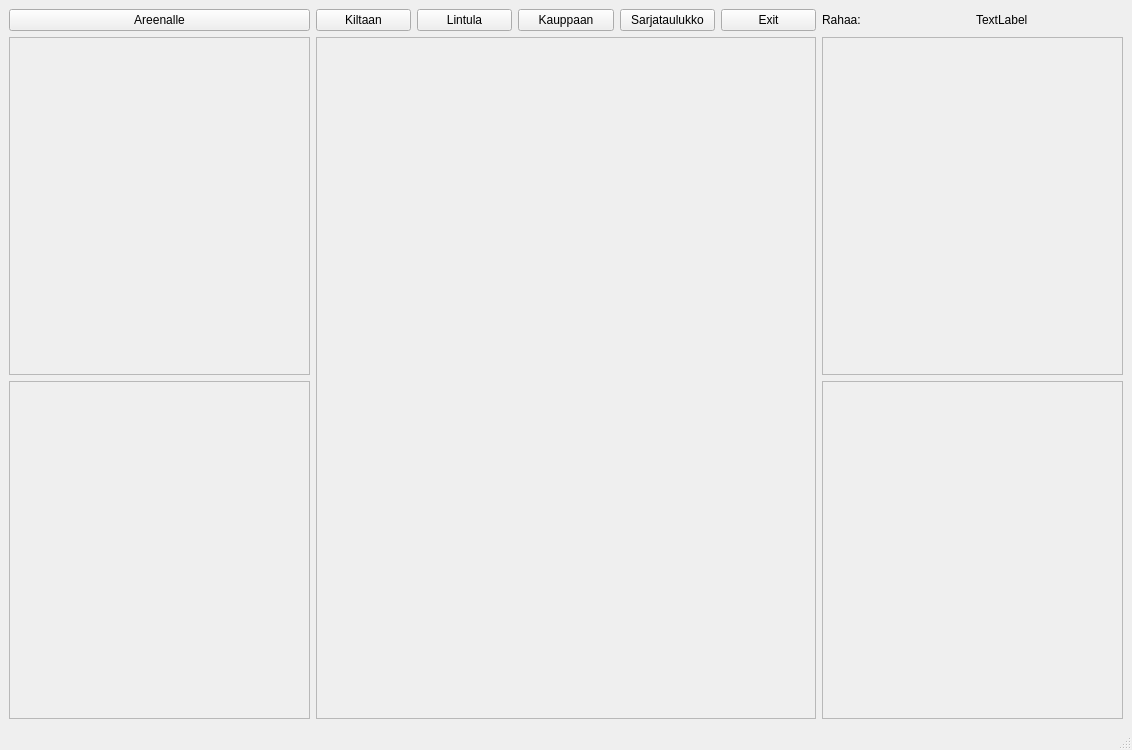
<?xml version="1.0" encoding="UTF-8"?>
<ui version="4.0">
 <class>MainWindow</class>
 <widget class="QMainWindow" name="MainWindow">
  <property name="geometry">
   <rect>
    <x>0</x>
    <y>0</y>
    <width>1132</width>
    <height>750</height>
   </rect>
  </property>
  <property name="windowTitle">
   <string>AreenaPippeli</string>
  </property>
  <widget class="QWidget" name="centralwidget">
   <layout class="QGridLayout" name="gridLayout_2">
    <item row="0" column="0">
     <layout class="QGridLayout" name="gridLayout">
      <item row="1" column="1" rowspan="2">
       <widget class="QFrame" name="keskiWidget">
        <property name="minimumSize">
         <size>
          <width>500</width>
          <height>0</height>
         </size>
        </property>
        <property name="frameShape">
         <enum>QFrame::StyledPanel</enum>
        </property>
        <property name="frameShadow">
         <enum>QFrame::Raised</enum>
        </property>
       </widget>
      </item>
      <item row="1" column="2">
       <widget class="myQFrame" name="pleb3">
        <property name="minimumSize">
         <size>
          <width>300</width>
          <height>250</height>
         </size>
        </property>
        <property name="frameShape">
         <enum>QFrame::StyledPanel</enum>
        </property>
        <property name="frameShadow">
         <enum>QFrame::Sunken</enum>
        </property>
       </widget>
      </item>
      <item row="2" column="0">
       <widget class="myQFrame" name="pleb2">
        <property name="minimumSize">
         <size>
          <width>300</width>
          <height>250</height>
         </size>
        </property>
        <property name="frameShape">
         <enum>QFrame::StyledPanel</enum>
        </property>
        <property name="frameShadow">
         <enum>QFrame::Sunken</enum>
        </property>
       </widget>
      </item>
      <item row="2" column="2">
       <widget class="myQFrame" name="pleb4">
        <property name="minimumSize">
         <size>
          <width>300</width>
          <height>250</height>
         </size>
        </property>
        <property name="frameShape">
         <enum>QFrame::StyledPanel</enum>
        </property>
        <property name="frameShadow">
         <enum>QFrame::Sunken</enum>
        </property>
       </widget>
      </item>
      <item row="0" column="1">
       <layout class="QHBoxLayout" name="horizontalLayout">
        <item>
         <widget class="QPushButton" name="kilta">
          <property name="text">
           <string>Kiltaan</string>
          </property>
         </widget>
        </item>
        <item>
         <widget class="QPushButton" name="lintulaButton">
          <property name="text">
           <string>Lintula</string>
          </property>
         </widget>
        </item>
        <item>
         <widget class="QPushButton" name="pushButton">
          <property name="text">
           <string>Kauppaan</string>
          </property>
         </widget>
        </item>
        <item>
         <widget class="QPushButton" name="sarjaButton">
          <property name="text">
           <string>Sarjataulukko</string>
          </property>
         </widget>
        </item>
        <item>
         <widget class="QPushButton" name="exitGame">
          <property name="text">
           <string>Exit</string>
          </property>
         </widget>
        </item>
       </layout>
      </item>
      <item row="1" column="0">
       <widget class="myQFrame" name="pleb1">
        <property name="minimumSize">
         <size>
          <width>300</width>
          <height>250</height>
         </size>
        </property>
        <property name="frameShape">
         <enum>QFrame::StyledPanel</enum>
        </property>
        <property name="frameShadow">
         <enum>QFrame::Sunken</enum>
        </property>
       </widget>
      </item>
      <item row="0" column="2">
       <layout class="QHBoxLayout" name="horizontalLayout_2">
        <item>
         <widget class="QLabel" name="label_2">
          <property name="text">
           <string>Rahaa:</string>
          </property>
         </widget>
        </item>
        <item>
         <widget class="QLabel" name="rahaLabel">
          <property name="text">
           <string>TextLabel</string>
          </property>
         </widget>
        </item>
       </layout>
      </item>
      <item row="0" column="0">
       <widget class="QPushButton" name="startGame">
        <property name="text">
         <string>Areenalle</string>
        </property>
       </widget>
      </item>
     </layout>
    </item>
   </layout>
  </widget>
  <widget class="QMenuBar" name="menubar">
   <property name="geometry">
    <rect>
     <x>0</x>
     <y>0</y>
     <width>1132</width>
     <height>27</height>
    </rect>
   </property>
  </widget>
  <widget class="QStatusBar" name="statusbar"/>
 </widget>
 <customwidgets>
  <customwidget>
   <class>myQFrame</class>
   <extends>QFrame</extends>
   <header location="global">myqframe.h</header>
   <container>1</container>
   <slots>
    <slot>clicked()</slot>
   </slots>
  </customwidget>
 </customwidgets>
 <resources/>
 <connections/>
</ui>
